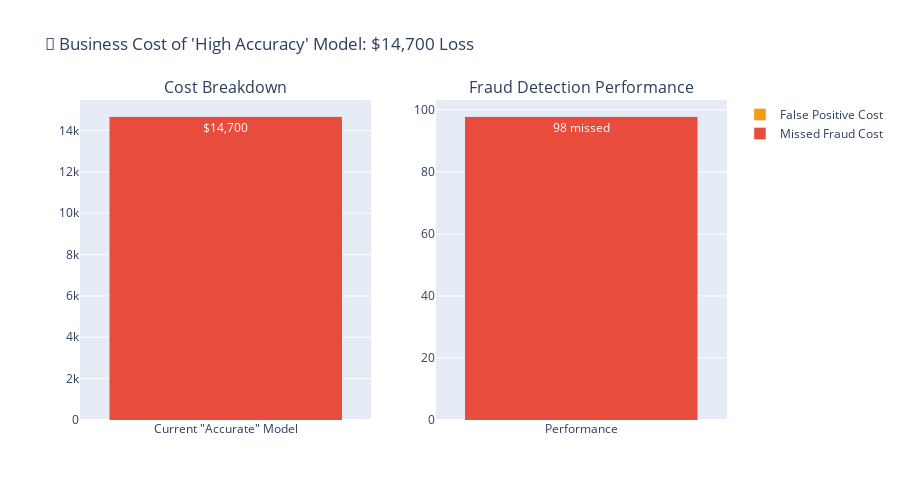

The notebook cell saved with this chart:
### Code cell
# Create business cost visualization
fig = make_subplots(
    rows=1, cols=2,
    subplot_titles=['Cost Breakdown', 'Fraud Detection Performance'],
    specs=[[{"type": "bar"}, {"type": "bar"}]]
)

# Cost breakdown
fig.add_trace(
    go.Bar(
        name='Missed Fraud Cost',
        x=['Current "Accurate" Model'],
        y=[costs['missed_fraud_cost']],
        marker_color='#e74c3c',
        text=[f"${costs['missed_fraud_cost']:,}"],
        textposition='auto'
    ),
    row=1, col=1
)

fig.add_trace(
    go.Bar(
        name='False Positive Cost',
        x=['Current "Accurate" Model'],
        y=[costs['false_positive_cost']],
        marker_color='#f39c12',
        text=[f"${costs['false_positive_cost']:,}"],
        textposition='auto'
    ),
    row=1, col=1
)

# Detection performance
fig.add_trace(
    go.Bar(
        name='Missed Frauds',
        x=['Performance'],
        y=[costs['missed_frauds']],
        marker_color='#e74c3c',
        text=[f"{costs['missed_frauds']} missed"],
        textposition='auto',
        showlegend=False
    ),
    row=1, col=2
)

fig.add_trace(
    go.Bar(
        name='Caught Frauds',
        x=['Performance'],
        y=[costs['caught_frauds']],
        marker_color='#27ae60',
        text=[f"{costs['caught_frauds']} caught"],
        textposition='auto',
        showlegend=False
    ),
    row=1, col=2
)

fig.update_layout(
    title_text=f"💸 Business Cost of 'High Accuracy' Model: ${costs['total_cost']:,} Loss",
    barmode='stack',
    height=500,
    font=dict(size=12)
)

fig.show()

### Figure 1 — Plotly figure (JSON) as saved in the notebook; plotly's stock layout.template omitted (floating-point values rounded to 4 significant figures)
{"data": [{"marker": {"color": "#e74c3c"}, "name": "Missed Fraud Cost", "text": ["$14,700"], "textposition": "auto", "type": "bar", "x": ["Current \"Accurate\" Model"], "xaxis": "x", "y": [14700], "yaxis": "y"}, {"marker": {"color": "#f39c12"}, "name": "False Positive Cost", "text": ["$0"], "textposition": "auto", "type": "bar", "x": ["Current \"Accurate\" Model"], "xaxis": "x", "y": [0], "yaxis": "y"}, {"marker": {"color": "#e74c3c"}, "name": "Missed Frauds", "showlegend": false, "text": ["98 missed"], "textposition": "auto", "type": "bar", "x": ["Performance"], "xaxis": "x2", "y": [98], "yaxis": "y2"}, {"marker": {"color": "#27ae60"}, "name": "Caught Frauds", "showlegend": false, "text": ["0 caught"], "textposition": "auto", "type": "bar", "x": ["Performance"], "xaxis": "x2", "y": [0], "yaxis": "y2"}], "layout": {"annotations": [{"font": {"size": 16}, "showarrow": false, "text": "Cost Breakdown", "x": 0.225, "xanchor": "center", "xref": "paper", "y": 1, "yanchor": "bottom", "yref": "paper"}, {"font": {"size": 16}, "showarrow": false, "text": "Fraud Detection Performance", "x": 0.775, "xanchor": "center", "xref": "paper", "y": 1, "yanchor": "bottom", "yref": "paper"}], "barmode": "stack", "font": {"size": 12}, "height": 500, "title": {"text": "💸 Business Cost of 'High Accuracy' Model: $14,700 Loss"}, "xaxis": {"anchor": "y", "domain": [0, 0.45]}, "xaxis2": {"anchor": "y2", "domain": [0.55, 1]}, "yaxis": {"anchor": "x", "domain": [0, 1]}, "yaxis2": {"anchor": "x2", "domain": [0, 1]}}}
